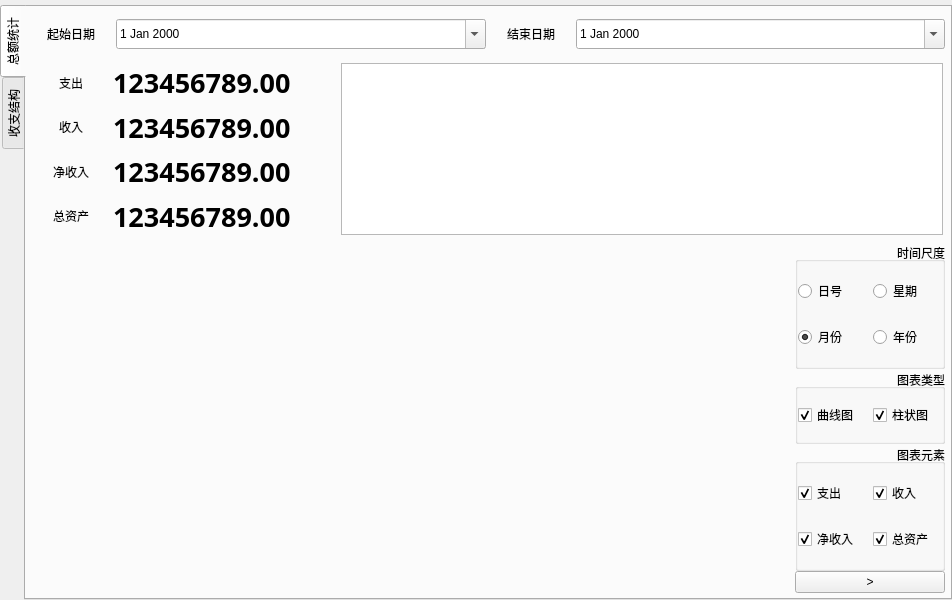
<?xml version="1.0" encoding="UTF-8"?>
<ui version="4.0">
 <class>VisualiseAccountBook</class>
 <widget class="QWidget" name="VisualiseAccountBook">
  <property name="geometry">
   <rect>
    <x>0</x>
    <y>0</y>
    <width>951</width>
    <height>600</height>
   </rect>
  </property>
  <property name="windowTitle">
   <string>Form</string>
  </property>
  <layout class="QGridLayout" name="gridLayout_top">
   <property name="leftMargin">
    <number>0</number>
   </property>
   <property name="topMargin">
    <number>0</number>
   </property>
   <property name="rightMargin">
    <number>0</number>
   </property>
   <property name="bottomMargin">
    <number>0</number>
   </property>
   <property name="spacing">
    <number>0</number>
   </property>
   <item row="0" column="0">
    <widget class="QWidget" name="widget_general" native="true">
     <layout class="QGridLayout" name="gridLayout_general">
      <property name="leftMargin">
       <number>0</number>
      </property>
      <property name="topMargin">
       <number>5</number>
      </property>
      <property name="rightMargin">
       <number>0</number>
      </property>
      <property name="bottomMargin">
       <number>0</number>
      </property>
      <property name="spacing">
       <number>0</number>
      </property>
      <item row="0" column="0">
       <widget class="QTabWidget" name="tabWidget_general">
        <property name="tabPosition">
         <enum>QTabWidget::West</enum>
        </property>
        <property name="currentIndex">
         <number>0</number>
        </property>
        <widget class="QWidget" name="tab_statistic">
         <attribute name="title">
          <string>总额统计</string>
         </attribute>
         <layout class="QGridLayout" name="gridLayout_statistic_top">
          <property name="leftMargin">
           <number>5</number>
          </property>
          <property name="topMargin">
           <number>5</number>
          </property>
          <property name="rightMargin">
           <number>5</number>
          </property>
          <property name="bottomMargin">
           <number>5</number>
          </property>
          <property name="spacing">
           <number>0</number>
          </property>
          <item row="2" column="0">
           <widget class="QWidget" name="widget_statistic" native="true">
            <layout class="QVBoxLayout" name="verticalLayout_statistic_general" stretch="1,4,8">
             <property name="spacing">
              <number>5</number>
             </property>
             <property name="leftMargin">
              <number>0</number>
             </property>
             <property name="topMargin">
              <number>0</number>
             </property>
             <property name="rightMargin">
              <number>0</number>
             </property>
             <property name="bottomMargin">
              <number>0</number>
             </property>
             <item>
              <widget class="QWidget" name="widget_date_range" native="true">
               <layout class="QHBoxLayout" name="horizontalLayout_date_range">
                <property name="spacing">
                 <number>5</number>
                </property>
                <property name="leftMargin">
                 <number>0</number>
                </property>
                <property name="topMargin">
                 <number>0</number>
                </property>
                <property name="rightMargin">
                 <number>0</number>
                </property>
                <property name="bottomMargin">
                 <number>0</number>
                </property>
                <item>
                 <widget class="QLabel" name="label_start_date">
                  <property name="maximumSize">
                   <size>
                    <width>80</width>
                    <height>16777215</height>
                   </size>
                  </property>
                  <property name="text">
                   <string>起始日期</string>
                  </property>
                  <property name="alignment">
                   <set>Qt::AlignCenter</set>
                  </property>
                 </widget>
                </item>
                <item>
                 <widget class="QDateEdit" name="dateEdit_start_date">
                  <property name="minimumSize">
                   <size>
                    <width>30</width>
                    <height>30</height>
                   </size>
                  </property>
                  <property name="calendarPopup">
                   <bool>true</bool>
                  </property>
                 </widget>
                </item>
                <item>
                 <widget class="QLabel" name="label_end_date">
                  <property name="maximumSize">
                   <size>
                    <width>80</width>
                    <height>16777215</height>
                   </size>
                  </property>
                  <property name="text">
                   <string>结束日期</string>
                  </property>
                  <property name="alignment">
                   <set>Qt::AlignCenter</set>
                  </property>
                 </widget>
                </item>
                <item>
                 <widget class="QDateEdit" name="dateEdit_end_date">
                  <property name="minimumSize">
                   <size>
                    <width>30</width>
                    <height>30</height>
                   </size>
                  </property>
                  <property name="calendarPopup">
                   <bool>true</bool>
                  </property>
                 </widget>
                </item>
               </layout>
              </widget>
             </item>
             <item>
              <widget class="QWidget" name="widget_expense_and_income_statistic" native="true">
               <layout class="QHBoxLayout" name="horizontalLayout_exps_incm_statistic" stretch="1,2">
                <property name="spacing">
                 <number>5</number>
                </property>
                <property name="leftMargin">
                 <number>0</number>
                </property>
                <property name="topMargin">
                 <number>0</number>
                </property>
                <property name="rightMargin">
                 <number>0</number>
                </property>
                <property name="bottomMargin">
                 <number>0</number>
                </property>
                <item>
                 <widget class="QWidget" name="widget_value_sum" native="true">
                  <layout class="QGridLayout" name="gridLayout_value_sum" columnstretch="1,3">
                   <property name="leftMargin">
                    <number>0</number>
                   </property>
                   <property name="topMargin">
                    <number>0</number>
                   </property>
                   <property name="rightMargin">
                    <number>0</number>
                   </property>
                   <property name="bottomMargin">
                    <number>0</number>
                   </property>
                   <property name="spacing">
                    <number>2</number>
                   </property>
                   <item row="0" column="0">
                    <widget class="QLabel" name="label_expense_sum">
                     <property name="minimumSize">
                      <size>
                       <width>80</width>
                       <height>0</height>
                      </size>
                     </property>
                     <property name="text">
                      <string>支出</string>
                     </property>
                     <property name="alignment">
                      <set>Qt::AlignCenter</set>
                     </property>
                    </widget>
                   </item>
                   <item row="0" column="1">
                    <widget class="QLabel" name="label_expense_sum_value">
                     <property name="font">
                      <font>
                       <family>Magneto</family>
                       <pointsize>20</pointsize>
                       <bold>true</bold>
                      </font>
                     </property>
                     <property name="text">
                      <string>123456789.00</string>
                     </property>
                    </widget>
                   </item>
                   <item row="1" column="0">
                    <widget class="QLabel" name="label_income_sum">
                     <property name="minimumSize">
                      <size>
                       <width>80</width>
                       <height>0</height>
                      </size>
                     </property>
                     <property name="text">
                      <string>收入</string>
                     </property>
                     <property name="alignment">
                      <set>Qt::AlignCenter</set>
                     </property>
                    </widget>
                   </item>
                   <item row="1" column="1">
                    <widget class="QLabel" name="label_income_sum_value">
                     <property name="font">
                      <font>
                       <family>Magneto</family>
                       <pointsize>20</pointsize>
                       <bold>true</bold>
                      </font>
                     </property>
                     <property name="text">
                      <string>123456789.00</string>
                     </property>
                    </widget>
                   </item>
                   <item row="2" column="0">
                    <widget class="QLabel" name="label_net_income_sum">
                     <property name="minimumSize">
                      <size>
                       <width>80</width>
                       <height>0</height>
                      </size>
                     </property>
                     <property name="text">
                      <string>净收入</string>
                     </property>
                     <property name="alignment">
                      <set>Qt::AlignCenter</set>
                     </property>
                    </widget>
                   </item>
                   <item row="2" column="1">
                    <widget class="QLabel" name="label_net_income_sum_value">
                     <property name="font">
                      <font>
                       <family>Magneto</family>
                       <pointsize>20</pointsize>
                       <bold>true</bold>
                      </font>
                     </property>
                     <property name="text">
                      <string>123456789.00</string>
                     </property>
                    </widget>
                   </item>
                   <item row="3" column="0">
                    <widget class="QLabel" name="label_total_assets_sum">
                     <property name="minimumSize">
                      <size>
                       <width>80</width>
                       <height>0</height>
                      </size>
                     </property>
                     <property name="text">
                      <string>总资产</string>
                     </property>
                     <property name="alignment">
                      <set>Qt::AlignCenter</set>
                     </property>
                    </widget>
                   </item>
                   <item row="3" column="1">
                    <widget class="QLabel" name="label_total_assets_sum_value">
                     <property name="font">
                      <font>
                       <family>Magneto</family>
                       <pointsize>20</pointsize>
                       <bold>true</bold>
                      </font>
                     </property>
                     <property name="text">
                      <string>123456789.00</string>
                     </property>
                    </widget>
                   </item>
                  </layout>
                 </widget>
                </item>
                <item>
                 <widget class="QWidget" name="widget_fund_sum" native="true">
                  <layout class="QVBoxLayout" name="verticalLayout_fund_sum">
                   <property name="spacing">
                    <number>0</number>
                   </property>
                   <property name="leftMargin">
                    <number>2</number>
                   </property>
                   <property name="topMargin">
                    <number>2</number>
                   </property>
                   <property name="rightMargin">
                    <number>2</number>
                   </property>
                   <property name="bottomMargin">
                    <number>2</number>
                   </property>
                   <item>
                    <widget class="QTableWidget" name="tableWidget_fund_sum">
                     <property name="frameShadow">
                      <enum>QFrame::Plain</enum>
                     </property>
                     <property name="editTriggers">
                      <set>QAbstractItemView::NoEditTriggers</set>
                     </property>
                     <property name="alternatingRowColors">
                      <bool>true</bool>
                     </property>
                     <property name="sortingEnabled">
                      <bool>true</bool>
                     </property>
                     <property name="rowCount">
                      <number>0</number>
                     </property>
                     <property name="columnCount">
                      <number>0</number>
                     </property>
                     <attribute name="horizontalHeaderVisible">
                      <bool>true</bool>
                     </attribute>
                     <attribute name="verticalHeaderVisible">
                      <bool>true</bool>
                     </attribute>
                    </widget>
                   </item>
                  </layout>
                 </widget>
                </item>
               </layout>
              </widget>
             </item>
             <item>
              <widget class="QWidget" name="widget_chart_area" native="true">
               <layout class="QHBoxLayout" name="horizontalLayout_chart_area" stretch="100,1">
                <property name="spacing">
                 <number>5</number>
                </property>
                <property name="leftMargin">
                 <number>0</number>
                </property>
                <property name="topMargin">
                 <number>0</number>
                </property>
                <property name="rightMargin">
                 <number>0</number>
                </property>
                <property name="bottomMargin">
                 <number>0</number>
                </property>
                <item>
                 <widget class="QWidget" name="widget_chart_display" native="true"/>
                </item>
                <item>
                 <widget class="QWidget" name="widget_chart_config" native="true">
                  <property name="minimumSize">
                   <size>
                    <width>150</width>
                    <height>0</height>
                   </size>
                  </property>
                  <layout class="QVBoxLayout" name="verticalLayout_chart_config" stretch="6,1">
                   <property name="spacing">
                    <number>0</number>
                   </property>
                   <property name="leftMargin">
                    <number>0</number>
                   </property>
                   <property name="topMargin">
                    <number>0</number>
                   </property>
                   <property name="rightMargin">
                    <number>0</number>
                   </property>
                   <property name="bottomMargin">
                    <number>0</number>
                   </property>
                   <item>
                    <widget class="QWidget" name="widget_config_panel" native="true">
                     <layout class="QVBoxLayout" name="verticalLayout" stretch="5,3,5">
                      <property name="spacing">
                       <number>0</number>
                      </property>
                      <property name="leftMargin">
                       <number>0</number>
                      </property>
                      <property name="topMargin">
                       <number>0</number>
                      </property>
                      <property name="rightMargin">
                       <number>0</number>
                      </property>
                      <property name="bottomMargin">
                       <number>0</number>
                      </property>
                      <item>
                       <widget class="QGroupBox" name="groupBox_time_scale">
                        <property name="title">
                         <string>时间尺度</string>
                        </property>
                        <property name="alignment">
                         <set>Qt::AlignRight|Qt::AlignTrailing|Qt::AlignVCenter</set>
                        </property>
                        <property name="flat">
                         <bool>true</bool>
                        </property>
                        <layout class="QGridLayout" name="gridLayout_time_scale">
                         <property name="leftMargin">
                          <number>0</number>
                         </property>
                         <property name="topMargin">
                          <number>0</number>
                         </property>
                         <property name="rightMargin">
                          <number>0</number>
                         </property>
                         <property name="bottomMargin">
                          <number>0</number>
                         </property>
                         <property name="spacing">
                          <number>5</number>
                         </property>
                         <item row="1" column="1">
                          <widget class="QRadioButton" name="radioButton_year_scale">
                           <property name="text">
                            <string>年份</string>
                           </property>
                          </widget>
                         </item>
                         <item row="1" column="0">
                          <widget class="QRadioButton" name="radioButton_month_scale">
                           <property name="text">
                            <string>月份</string>
                           </property>
                           <property name="checked">
                            <bool>true</bool>
                           </property>
                          </widget>
                         </item>
                         <item row="0" column="0">
                          <widget class="QRadioButton" name="radioButton_day_scale">
                           <property name="text">
                            <string>日号</string>
                           </property>
                          </widget>
                         </item>
                         <item row="0" column="1">
                          <widget class="QRadioButton" name="radioButton_week_scale">
                           <property name="text">
                            <string>星期</string>
                           </property>
                          </widget>
                         </item>
                        </layout>
                       </widget>
                      </item>
                      <item>
                       <widget class="QGroupBox" name="groupBox_chart_type">
                        <property name="title">
                         <string>图表类型</string>
                        </property>
                        <property name="alignment">
                         <set>Qt::AlignRight|Qt::AlignTrailing|Qt::AlignVCenter</set>
                        </property>
                        <property name="flat">
                         <bool>true</bool>
                        </property>
                        <layout class="QHBoxLayout" name="horizontalLayout_chart_type">
                         <property name="spacing">
                          <number>5</number>
                         </property>
                         <property name="leftMargin">
                          <number>0</number>
                         </property>
                         <property name="topMargin">
                          <number>0</number>
                         </property>
                         <property name="rightMargin">
                          <number>0</number>
                         </property>
                         <property name="bottomMargin">
                          <number>0</number>
                         </property>
                         <item>
                          <widget class="QCheckBox" name="checkBox_curve">
                           <property name="text">
                            <string>曲线图</string>
                           </property>
                           <property name="checked">
                            <bool>true</bool>
                           </property>
                          </widget>
                         </item>
                         <item>
                          <widget class="QCheckBox" name="checkBox_histo">
                           <property name="text">
                            <string>柱状图</string>
                           </property>
                           <property name="checked">
                            <bool>true</bool>
                           </property>
                          </widget>
                         </item>
                        </layout>
                       </widget>
                      </item>
                      <item>
                       <widget class="QGroupBox" name="groupBox_chart_item">
                        <property name="title">
                         <string>图表元素</string>
                        </property>
                        <property name="alignment">
                         <set>Qt::AlignRight|Qt::AlignTrailing|Qt::AlignVCenter</set>
                        </property>
                        <property name="flat">
                         <bool>true</bool>
                        </property>
                        <layout class="QGridLayout" name="gridLayout_chart_iten">
                         <property name="leftMargin">
                          <number>0</number>
                         </property>
                         <property name="topMargin">
                          <number>0</number>
                         </property>
                         <property name="rightMargin">
                          <number>0</number>
                         </property>
                         <property name="bottomMargin">
                          <number>0</number>
                         </property>
                         <property name="spacing">
                          <number>5</number>
                         </property>
                         <item row="2" column="0">
                          <widget class="QCheckBox" name="checkBox_net_income">
                           <property name="text">
                            <string>净收入</string>
                           </property>
                           <property name="checked">
                            <bool>true</bool>
                           </property>
                          </widget>
                         </item>
                         <item row="0" column="0">
                          <widget class="QCheckBox" name="checkBox_expense">
                           <property name="text">
                            <string>支出</string>
                           </property>
                           <property name="checked">
                            <bool>true</bool>
                           </property>
                          </widget>
                         </item>
                         <item row="0" column="1">
                          <widget class="QCheckBox" name="checkBox_income">
                           <property name="text">
                            <string>收入</string>
                           </property>
                           <property name="checked">
                            <bool>true</bool>
                           </property>
                          </widget>
                         </item>
                         <item row="2" column="1">
                          <widget class="QCheckBox" name="checkBox_total_assets">
                           <property name="text">
                            <string>总资产</string>
                           </property>
                           <property name="checked">
                            <bool>true</bool>
                           </property>
                          </widget>
                         </item>
                        </layout>
                       </widget>
                      </item>
                     </layout>
                    </widget>
                   </item>
                   <item>
                    <widget class="QPushButton" name="pushButton_expand_config_area">
                     <property name="text">
                      <string>&gt;</string>
                     </property>
                    </widget>
                   </item>
                  </layout>
                 </widget>
                </item>
               </layout>
              </widget>
             </item>
            </layout>
           </widget>
          </item>
         </layout>
        </widget>
        <widget class="QWidget" name="tab_pie_display">
         <property name="minimumSize">
          <size>
           <width>922</width>
           <height>589</height>
          </size>
         </property>
         <attribute name="title">
          <string>收支结构</string>
         </attribute>
         <layout class="QGridLayout" name="gridLayout_pie_top">
          <property name="leftMargin">
           <number>5</number>
          </property>
          <property name="topMargin">
           <number>5</number>
          </property>
          <property name="rightMargin">
           <number>5</number>
          </property>
          <property name="bottomMargin">
           <number>5</number>
          </property>
          <property name="spacing">
           <number>0</number>
          </property>
          <item row="0" column="0">
           <widget class="QWidget" name="widget_pie_display" native="true">
            <layout class="QHBoxLayout" name="horizontalLayout_pie_general" stretch="5,2">
             <property name="spacing">
              <number>5</number>
             </property>
             <property name="leftMargin">
              <number>0</number>
             </property>
             <property name="topMargin">
              <number>0</number>
             </property>
             <property name="rightMargin">
              <number>0</number>
             </property>
             <property name="bottomMargin">
              <number>0</number>
             </property>
             <item>
              <widget class="QWidget" name="widget_display" native="true">
               <layout class="QVBoxLayout" name="verticalLayout_display" stretch="1,12">
                <property name="spacing">
                 <number>0</number>
                </property>
                <property name="leftMargin">
                 <number>0</number>
                </property>
                <property name="topMargin">
                 <number>0</number>
                </property>
                <property name="rightMargin">
                 <number>0</number>
                </property>
                <property name="bottomMargin">
                 <number>0</number>
                </property>
                <item>
                 <widget class="QWidget" name="widget_pie_control_bar" native="true">
                  <layout class="QHBoxLayout" name="horizontalLayout_pie_control_bar" stretch="1,16,1">
                   <property name="spacing">
                    <number>0</number>
                   </property>
                   <property name="leftMargin">
                    <number>0</number>
                   </property>
                   <property name="topMargin">
                    <number>0</number>
                   </property>
                   <property name="rightMargin">
                    <number>0</number>
                   </property>
                   <property name="bottomMargin">
                    <number>0</number>
                   </property>
                   <item>
                    <widget class="QPushButton" name="pushButton_prev_range_pie">
                     <property name="minimumSize">
                      <size>
                       <width>0</width>
                       <height>30</height>
                      </size>
                     </property>
                     <property name="maximumSize">
                      <size>
                       <width>30</width>
                       <height>16777215</height>
                      </size>
                     </property>
                     <property name="text">
                      <string>&lt;</string>
                     </property>
                    </widget>
                   </item>
                   <item>
                    <widget class="QLabel" name="label_current_range_pie">
                     <property name="font">
                      <font>
                       <pointsize>15</pointsize>
                      </font>
                     </property>
                     <property name="text">
                      <string>2023/10/18</string>
                     </property>
                     <property name="alignment">
                      <set>Qt::AlignCenter</set>
                     </property>
                    </widget>
                   </item>
                   <item>
                    <widget class="QPushButton" name="pushButton_post_range_pie">
                     <property name="minimumSize">
                      <size>
                       <width>0</width>
                       <height>30</height>
                      </size>
                     </property>
                     <property name="maximumSize">
                      <size>
                       <width>30</width>
                       <height>16777215</height>
                      </size>
                     </property>
                     <property name="text">
                      <string>&gt;</string>
                     </property>
                    </widget>
                   </item>
                  </layout>
                 </widget>
                </item>
                <item>
                 <widget class="QWidget" name="widget_pie_chart" native="true"/>
                </item>
               </layout>
              </widget>
             </item>
             <item>
              <widget class="QWidget" name="widget_control_panel" native="true">
               <layout class="QVBoxLayout" name="verticalLayout_control_panel" stretch="4,3,2,14">
                <property name="spacing">
                 <number>2</number>
                </property>
                <property name="leftMargin">
                 <number>0</number>
                </property>
                <property name="topMargin">
                 <number>0</number>
                </property>
                <property name="rightMargin">
                 <number>0</number>
                </property>
                <property name="bottomMargin">
                 <number>0</number>
                </property>
                <item>
                 <widget class="QGroupBox" name="groupBox_date_range">
                  <property name="title">
                   <string>时间范围</string>
                  </property>
                  <property name="alignment">
                   <set>Qt::AlignRight|Qt::AlignTrailing|Qt::AlignVCenter</set>
                  </property>
                  <property name="flat">
                   <bool>true</bool>
                  </property>
                  <layout class="QGridLayout" name="gridLayout_date_range">
                   <property name="leftMargin">
                    <number>0</number>
                   </property>
                   <property name="topMargin">
                    <number>0</number>
                   </property>
                   <property name="rightMargin">
                    <number>0</number>
                   </property>
                   <property name="bottomMargin">
                    <number>0</number>
                   </property>
                   <property name="spacing">
                    <number>5</number>
                   </property>
                   <item row="0" column="0">
                    <widget class="QLabel" name="label_start_date_tab_pie">
                     <property name="maximumSize">
                      <size>
                       <width>80</width>
                       <height>16777215</height>
                      </size>
                     </property>
                     <property name="text">
                      <string>起始日期</string>
                     </property>
                    </widget>
                   </item>
                   <item row="0" column="1">
                    <widget class="QDateEdit" name="dateEdit_start_date_tab_pie">
                     <property name="minimumSize">
                      <size>
                       <width>0</width>
                       <height>30</height>
                      </size>
                     </property>
                     <property name="calendarPopup">
                      <bool>true</bool>
                     </property>
                    </widget>
                   </item>
                   <item row="1" column="0">
                    <widget class="QLabel" name="label_end_date_tab_pie">
                     <property name="maximumSize">
                      <size>
                       <width>80</width>
                       <height>16777215</height>
                      </size>
                     </property>
                     <property name="text">
                      <string>结束日期</string>
                     </property>
                    </widget>
                   </item>
                   <item row="1" column="1">
                    <widget class="QDateEdit" name="dateEdit_end_date_tab_pie">
                     <property name="minimumSize">
                      <size>
                       <width>0</width>
                       <height>30</height>
                      </size>
                     </property>
                     <property name="calendarPopup">
                      <bool>true</bool>
                     </property>
                    </widget>
                   </item>
                  </layout>
                 </widget>
                </item>
                <item>
                 <widget class="QGroupBox" name="groupBox_time_scale_tab_pie">
                  <property name="title">
                   <string>时间尺度</string>
                  </property>
                  <property name="alignment">
                   <set>Qt::AlignRight|Qt::AlignTrailing|Qt::AlignVCenter</set>
                  </property>
                  <property name="flat">
                   <bool>true</bool>
                  </property>
                  <layout class="QGridLayout" name="gridLayout_time_scale_tab_pie">
                   <property name="leftMargin">
                    <number>0</number>
                   </property>
                   <property name="topMargin">
                    <number>0</number>
                   </property>
                   <property name="rightMargin">
                    <number>0</number>
                   </property>
                   <property name="bottomMargin">
                    <number>0</number>
                   </property>
                   <property name="spacing">
                    <number>5</number>
                   </property>
                   <item row="0" column="0">
                    <widget class="QRadioButton" name="radioButton_day_scale_tab_pie">
                     <property name="text">
                      <string>日号</string>
                     </property>
                    </widget>
                   </item>
                   <item row="0" column="1">
                    <widget class="QRadioButton" name="radioButton_week_scale_tab_pie">
                     <property name="text">
                      <string>星期</string>
                     </property>
                    </widget>
                   </item>
                   <item row="1" column="0">
                    <widget class="QRadioButton" name="radioButton_month_scale_tab_pie">
                     <property name="text">
                      <string>月份</string>
                     </property>
                     <property name="checked">
                      <bool>true</bool>
                     </property>
                    </widget>
                   </item>
                   <item row="1" column="1">
                    <widget class="QRadioButton" name="radioButton_year_scale_tab_pie">
                     <property name="text">
                      <string>年份</string>
                     </property>
                    </widget>
                   </item>
                  </layout>
                 </widget>
                </item>
                <item>
                 <widget class="QGroupBox" name="groupBox_vary_type">
                  <property name="title">
                   <string>动账类型</string>
                  </property>
                  <property name="alignment">
                   <set>Qt::AlignRight|Qt::AlignTrailing|Qt::AlignVCenter</set>
                  </property>
                  <property name="flat">
                   <bool>true</bool>
                  </property>
                  <layout class="QGridLayout" name="gridLayout_vary_type">
                   <property name="leftMargin">
                    <number>0</number>
                   </property>
                   <property name="topMargin">
                    <number>0</number>
                   </property>
                   <property name="rightMargin">
                    <number>0</number>
                   </property>
                   <property name="bottomMargin">
                    <number>0</number>
                   </property>
                   <property name="spacing">
                    <number>5</number>
                   </property>
                   <item row="0" column="0">
                    <widget class="QRadioButton" name="radioButton_expense_tab_pie">
                     <property name="text">
                      <string>支出</string>
                     </property>
                     <property name="checked">
                      <bool>true</bool>
                     </property>
                    </widget>
                   </item>
                   <item row="0" column="1">
                    <widget class="QRadioButton" name="radioButton_income_tab_pie">
                     <property name="text">
                      <string>收入</string>
                     </property>
                    </widget>
                   </item>
                  </layout>
                 </widget>
                </item>
                <item>
                 <widget class="QGroupBox" name="groupBox_filter_fund">
                  <property name="title">
                   <string>存款账户</string>
                  </property>
                  <property name="alignment">
                   <set>Qt::AlignRight|Qt::AlignTrailing|Qt::AlignVCenter</set>
                  </property>
                  <property name="flat">
                   <bool>true</bool>
                  </property>
                  <layout class="QVBoxLayout" name="verticalLayout_filter_fund">
                   <property name="spacing">
                    <number>5</number>
                   </property>
                   <property name="leftMargin">
                    <number>5</number>
                   </property>
                   <property name="topMargin">
                    <number>10</number>
                   </property>
                   <property name="rightMargin">
                    <number>5</number>
                   </property>
                   <property name="bottomMargin">
                    <number>0</number>
                   </property>
                   <item>
                    <widget class="QTableWidget" name="tableWidget"/>
                   </item>
                  </layout>
                 </widget>
                </item>
               </layout>
              </widget>
             </item>
            </layout>
           </widget>
          </item>
         </layout>
        </widget>
       </widget>
      </item>
     </layout>
    </widget>
   </item>
  </layout>
 </widget>
 <resources/>
 <connections/>
</ui>
